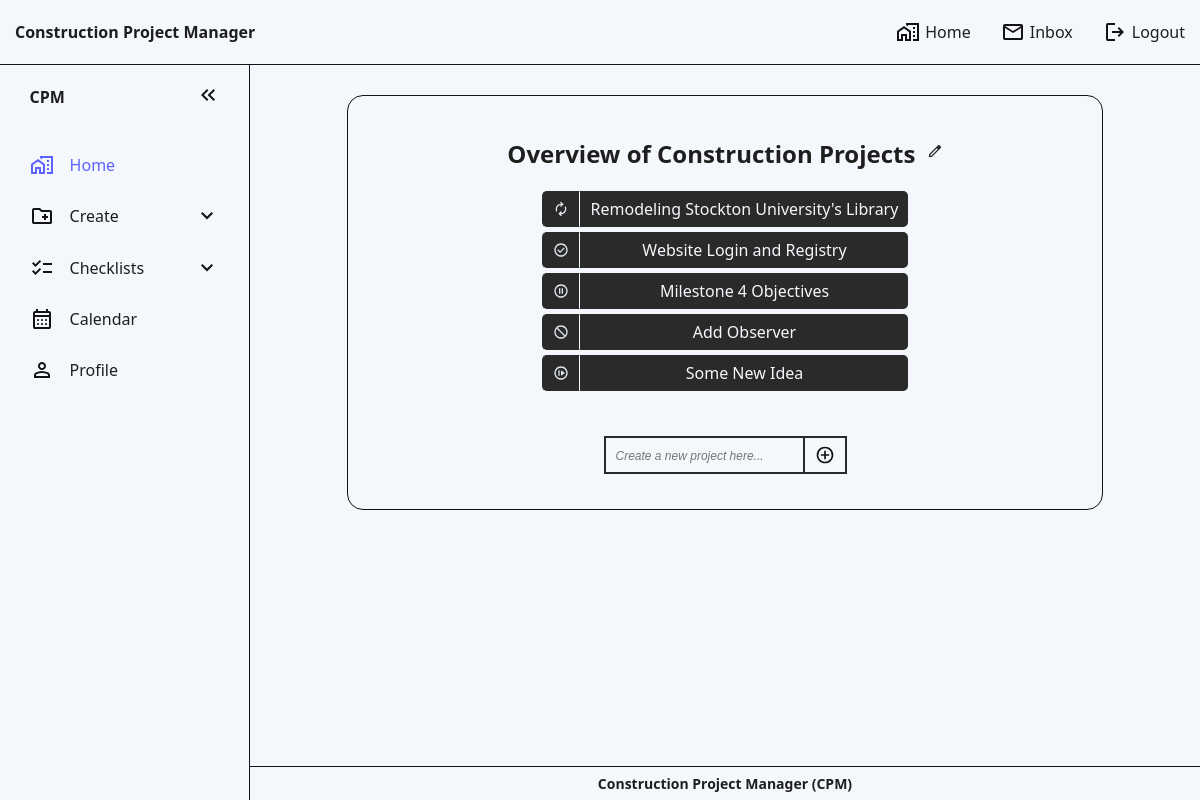
Page / (signed in) on the earlier database version.
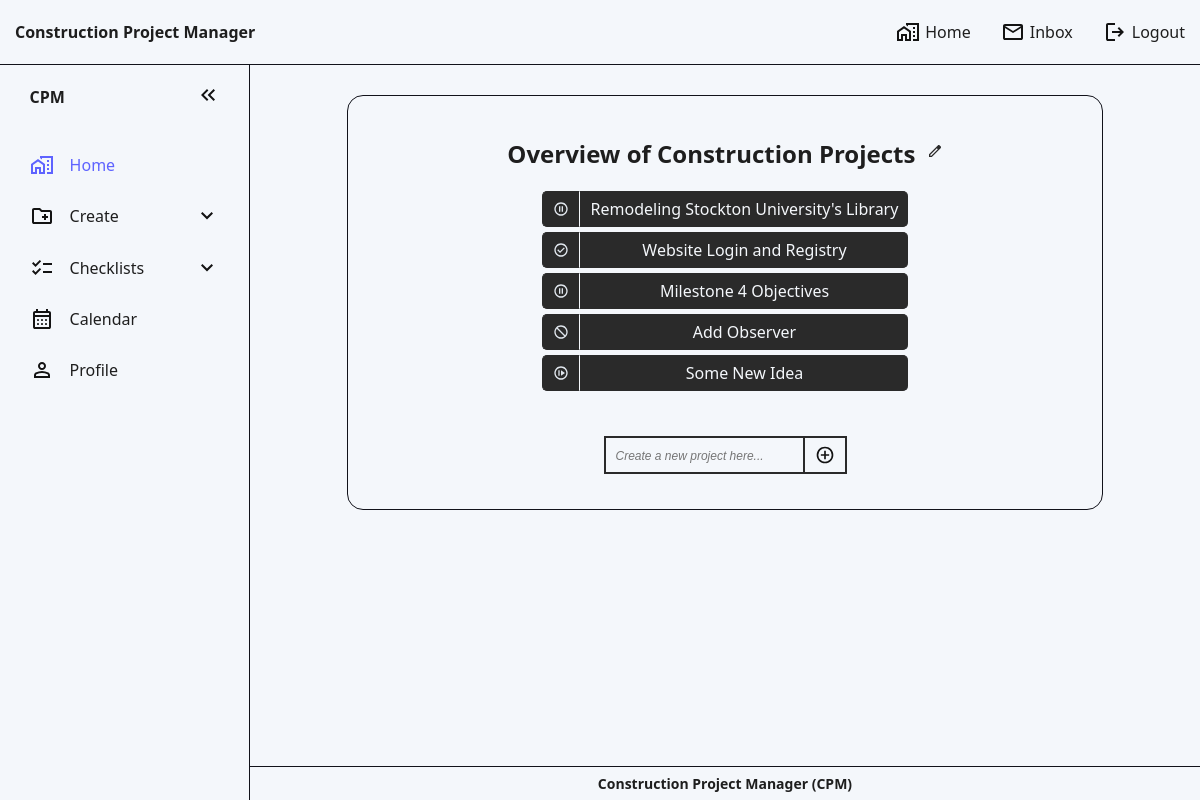
Same page on the later database version.
### website/models.py (models this page shows)
class Project(db.Model): # Database model: An object blueprint/layout that will be stored in the database
    id = db.Column(db.Integer, primary_key=True)
    project_name = db.Column(db.String(70))
    date = db.Column(db.DateTime(timezone=True), default=func.now()) # Gets current date and time
    progress = db.Column(Enum('Not Yet Started', 'On Hold', 'In Progress', 'Completed', 'Canceled', name='progress_status'), nullable=False, default='Not Yet Started') # Project's Progress: Not Yet Started (Blue) | On Hold (Orange) | In Progress (Yellow) | Completed (Green) | Canceled (Red)
    deadline = db.Column(db.Date, nullable=True) # Project Deadline
    user_id = db.Column(db.Integer, db.ForeignKey('user.id')) # 1-to-many relationship
    address= db.Column(db.String(255), nullable = True)
    subcontractors = db.relationship('Assignment', back_populates='project') #many to many relation
    tasks = db.relationship('Task', backref='project', lazy='dynamic') # 1-to-many relationship
    files = db.relationship('File', back_populates='project')
    pass

### website/views.py (the view, shortened to what this page needs)
@views.route('/', methods=['GET', 'POST']) # Main page of website
@login_required # Make sure to include this if a user must be logged in to view a page!
def project():
    return render_template("home.html", user=current_user)

### website/templates/home.html (shortened to what this page needs)
<!DOCTYPE html>
<html lang="en">
  <head>
    <link rel="stylesheet" href="./../static/style.css" />
  </head>
  <body id="default-website-body">
    <nav>
      <ul>
        <li class="nav-title">Construction Project Manager</li>
        <li class="hideOnMobile">
          <a href="/"
            >
            Home</a
          >
        </li>
        <li class="hideOnMobile">
          <a href="/inbox"
            ><svg
              xmlns="http://www.w3.org/2000/svg"
              height="24px"
              viewBox="0 -960 960 960"
              width="24px"
            >
              <path
                d="M160-160q-33 0-56.5-23.5T80-240v-480q0-33 23.5-56.5T160-800h640q33 0 56.5 23.5T880-720v480q0 33-23.5 56.5T800-160H160Zm320-280L160-640v400h640v-400L480-440Zm0-80 320-200H160l320 200ZM160-640v-80 480-400Z"
              />
            </svg>
            Inbox</a
          >
        </li>
        <li class="hideOnMobile">
          <a href="/logout"
            ><svg
              xmlns="http://www.w3.org/2000/svg"
              height="24px"
              viewBox="0 -960 960 960"
              width="24px"
            >
              <path
                d="M200-120q-33 0-56.5-23.5T120-200v-560q0-33 23.5-56.5T200-840h280v80H200v560h280v80H200Zm440-160-55-58 102-102H360v-80h327L585-622l55-58 200 200-200 200Z"
              />
            </svg>
            Logout</a
          >
        </li>
      </ul>
    </nav>
    <aside id="default-asidebar">
      <ul>
        <li>
          <span class="logo">CPM</span>
          <button onclick="toggleSidebar()" id="toggle-btn">
            <svg
              xmlns="http://www.w3.org/2000/svg"
              viewBox="0 -960 960 960"
              width="24px"
              height="24px"
            >
              <path
                d="M440-240 200-480l240-240 56 56-183 184 183 184-56 56Zm264 0L464-480l240-240 56 56-183 184 183 184-56 56Z"
              />
            </svg>
          </button>
        </li>
        <li class="active">
          <a href="/">
            <span>Home</span>
          </a>
        </li>
        <li>
          <button onclick="toggleSubMenu(this)" class="dropdown-btn">
            <span>Create</span>
            <svg
              class="arrow-down-svg"
              xmlns="http://www.w3.org/2000/svg"
              viewBox="0 -960 960 960"
              width="24px"
              height="24px"
            >
              <path d="M480-344 240-584l56-56 184 184 184-184 56 56-240 240Z" />
            </svg>
          </button>
        </li>
        <li>
          <button onclick="toggleSubMenu(this)" class="dropdown-btn">
            <svg
              xmlns="http://www.w3.org/2000/svg"
              viewBox="0 -960 960 960"
              width="24px"
              height="24px"
            >
              <path
                d="M222-200 80-342l56-56 85 85 170-170 56 57-225 226Zm0-320L80-662l56-56 85 85 170-170 56 57-225 226Zm298 240v-80h360v80H520Zm0-320v-80h360v80H520Z"
              />
            </svg>
            <span>Checklists</span>
            <svg
              class="arrow-down-svg"
              xmlns="http://www.w3.org/2000/svg"
              viewBox="0 -960 960 960"
              width="24px"
              height="24px"
            >
              <path d="M480-344 240-584l56-56 184 184 184-184 56 56-240 240Z" />
            </svg>
          </button>
        </li>
        <li>
          <a href="calendar.html"
            >
            <span>Calendar</span></a
          >
        </li>
        <li>
          <a href="#"
            >
            <span>Profile</span></a
          >
        </li>
      </ul>
    </aside>
    <main>
      <section class="main-content-section" id="project-section">
        <section id="project-header">
          <h2>
            Overview of Construction Projects
          </h2>
        </section>
        <ul>
          {% for project in user.projects %}
          <li>
            <p id="project-status">
            </p>
            <a
              id="project-link"
              href="{{ url_for('views.view_project', project_id=project.id)}}"
            >
              {{project.project_name}}</a
            >
          </li>
          {% endfor %}
        </ul>
        <form method="POST" id="project-form">
          <input
            name="project"
            id="project"
            maxlength="70"
            placeholder="Create a new project here..."
          />
          <button type="submit">
          </button>
        </form>
      </section>
    </main>
    <footer>Construction Project Manager (CPM)</footer>
  </body>
</html>

Differences in the rows shown:
changed Project "Remodeling Stockton University's Library": progress "In Progress" → "On Hold" (drawn)
